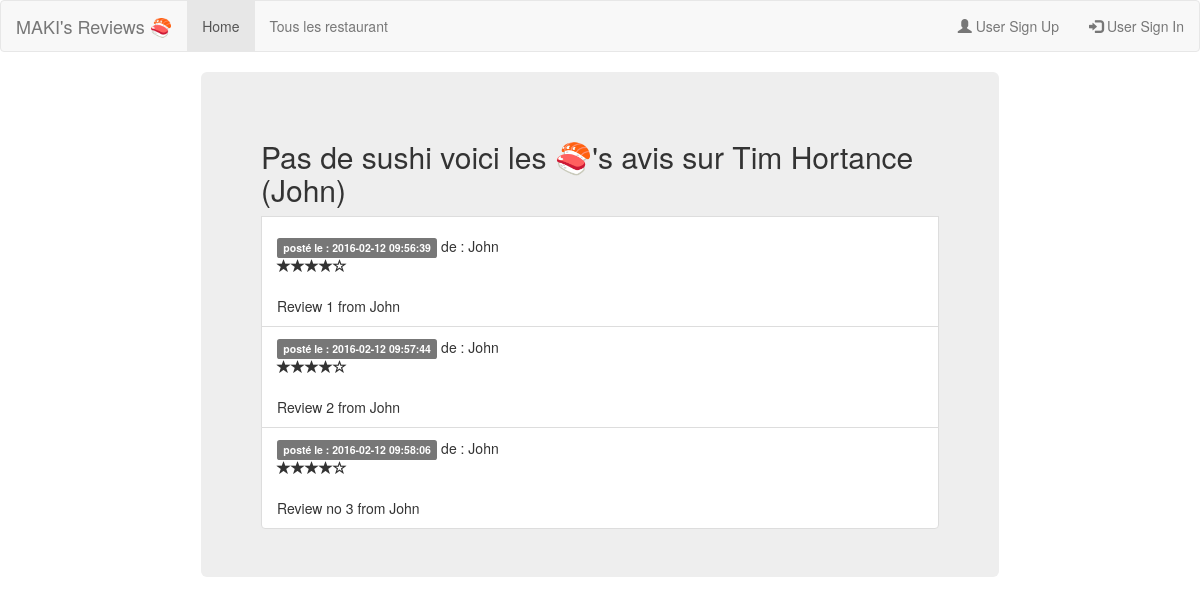
/restaurant_review.php?r_address=12 Dundas St, run on the app's committed database.
### tables this page shows
CREATE TABLE `restaurant` (
  `r_id` int(6) UNSIGNED NOT NULL,
  `r_name` varchar(100) NOT NULL,
  `r_address` varchar(100) NOT NULL,
  `r_by` int(50) DEFAULT NULL,
  `r_date` timestamp NOT NULL DEFAULT CURRENT_TIMESTAMP ON UPDATE CURRENT_TIMESTAMP
);

CREATE TABLE `review` (
  `re_id` int(6) UNSIGNED NOT NULL,
  `r_name` varchar(100) NOT NULL,
  `r_address` varchar(100) NOT NULL,
  `review` varchar(500) NOT NULL,
  `r_by` int(6) DEFAULT NULL,
  `re_date` timestamp NOT NULL DEFAULT CURRENT_TIMESTAMP ON UPDATE CURRENT_TIMESTAMP,
  `rating` float(1) NOT NULL
);

CREATE TABLE `users` (
  `u_id` int(6) UNSIGNED NOT NULL,
  `u_name` varchar(100) NOT NULL,
  `u_password` varchar(30) NOT NULL,
  `u_email` varchar(50) DEFAULT NULL,
  `u_reg_date` timestamp NOT NULL DEFAULT CURRENT_TIMESTAMP ON UPDATE CURRENT_TIMESTAMP
);

### restaurant_review.php (the view, shortened to what this page needs)
<?php
include 'header.php';
include "database.php";
?>
<div class="container">
    <div class="jumbotron other-color">
        <?php
        $r_address = $_GET['r_address'];
        $sql_rest = "SELECT r_id, r_name, r_address from restaurant WHERE r_address = '$r_address'";
        $result = $conn->query($sql_rest);
        $row = $result->fetch_assoc();
        ?>
        <h2>Pas de sushi voici les 🍣's avis sur <?php echo $row['r_name']; ?></h2>
        <div class="col-sm-3"> <?php echo $row['r_name']; ?></div>
        <div class="col-sm-3"> <?php echo $row['r_address']; ?></div>
        <div class="col-sm-1">
            <?php
            $sql_rating =  "SELECT rating from review WHERE `r_address` ='" . $row['r_address'] . "'";
            $result_rating = $conn->query($sql_rating);
            $count = 0;
            while ($row_rating = $result_rating->fetch_assoc()) {
                $count++;
            }
            if ($count > 0) {
            ?>
        </div>
        <div class="col-sm-2">
        <?php
            } else {
                echo "No rating";
            }
        ?>
        </div>
        <?php
        $sql_rest = "SELECT re_id, review, re_date, rating, r_name, r_by from review WHERE `r_address` ='$r_address'";
        $result = $conn->query($sql_rest);
        if ($result->num_rows > 0) {
            while ($row = $result->fetch_assoc()) {
        ?>
                <div class="list-group-item">
                    <div>
                        <span class="label label-default">posté le : <?php echo $row['re_date']; ?></span>
                        de : <?php
                                $sql_user = "SELECT u_name from users WHERE `u_id` ='" . $row['r_by'] . "'";
                                $result_user = $conn->query($sql_user);
                                if ($result_user->num_rows > 0) {
                                    $row_user = $result_user->fetch_assoc();
                                    echo $row_user['u_name'];
                                } else {
                                    echo "Anonyme";
                                }
                                ?>
                    </div>
                    <div class="stars">
                        <?php
                        $rating = $row['rating'];
                        for ($i = 1; $i <= 5; $i++) {
                            if ($i <= $rating) {
                                echo '<span class="glyphicon glyphicon-star"></span>';
                            } else {
                                echo '<span class="glyphicon glyphicon-star-empty"></span>';
                            }
                        }
                        ?>
                    </div>
                    <br>
                    <?php echo $row['review']; ?>
                </div>
        <?php
            }
        } else {
            echo "0 results";
        }
        ?>
    </div>

### header.php (style rules this page uses)
.other-color { margin: auto; width: 70%; height: 90%; }

### data on the page
restaurant: r_name "Tim Hortance (John)"
review: re_date "2016-02-12 09:56:39", users.u_name "John", rating 4 (drawn), review "Review 1 from John"
review: re_date "2016-02-12 09:57:44", users.u_name "John", rating 4 (drawn), review "Review 2 from John"
review: re_date "2016-02-12 09:58:06", users.u_name "John", rating 4 (drawn), review "Review no 3 from John"
